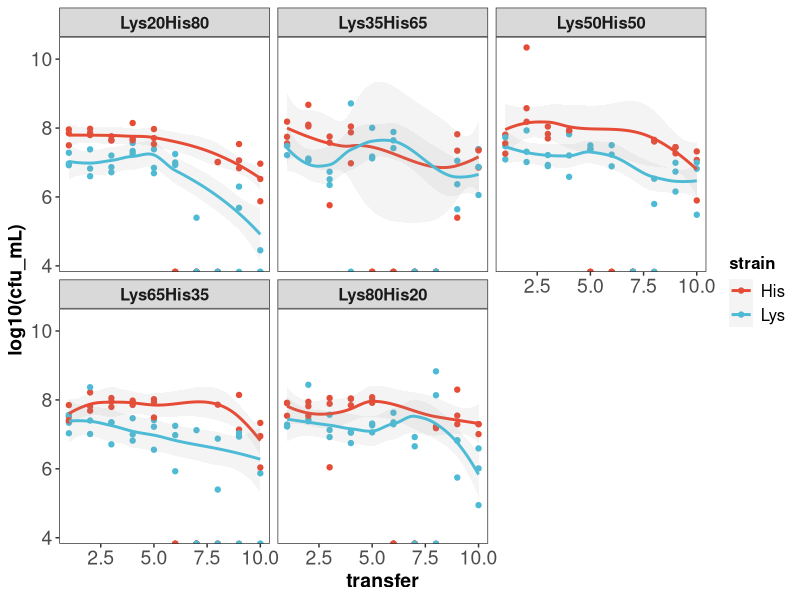
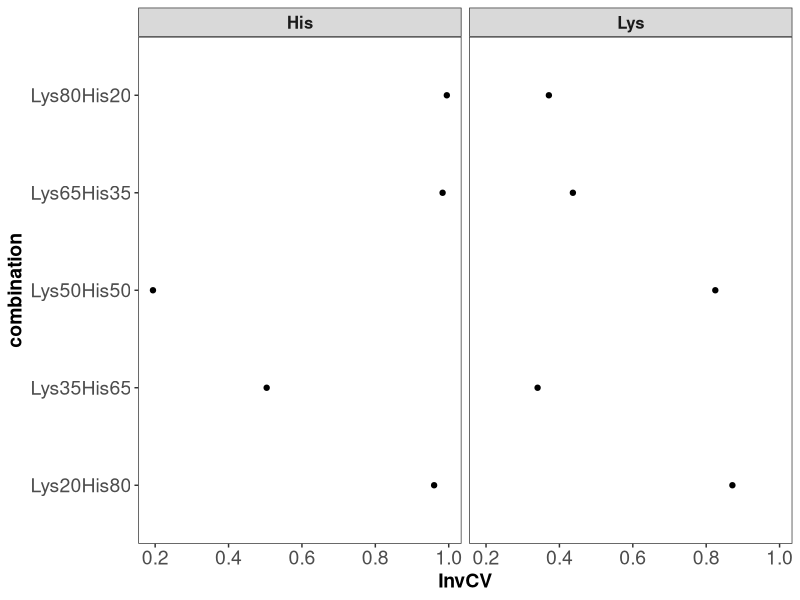

R code for these plots, in order:
library(tidyverse)
library(ggsci)

setwd("~/Library/CloudStorage/OneDrive-IndianaUniversity/DormanyMutualism/coexistenceExperiment")

count  <- read.table("count_data.csv", sep = ",", dec = ".", header = T)
design <- read.table("design.csv", sep = ",", dec = ".", header = T)

# plot theme
mytheme<- theme_bw()+
  theme(axis.text = element_text(size=14),
        axis.title = element_text(size=14,face="bold"),
        legend.text = element_text(size=12),
        legend.background = element_blank(),
        legend.title = element_text(size=12,face="bold"),
        plot.title = element_text(size=14, face="bold", hjust=0.5),
        strip.text = element_text(size=12, face="bold"),
        plot.background = element_blank(),
        panel.grid.major = element_blank(),
        panel.grid.minor = element_blank())

# clean data 
count_cleaned <- count %>%
  mutate(dilutionFactor = dilution*1000/volume_ul) %>%
  rowwise() %>% 
  mutate(Lys = mean(c(as.numeric(lys_r1), as.numeric(lys_r2), as.numeric(lys_r3)), na.rm =T)) %>%
  mutate(His = mean(c(as.numeric(his_r1), as.numeric(his_r2), as.numeric(his_r3)), na.rm =T)) %>%
  mutate(across(c(Lys, His), ~ replace(., is.nan(.), 0))) %>%
  select(transfer,dilutionFactor, well, Lys, His) %>% 
  pivot_longer(cols = Lys:His, names_to = 'strain', values_to = "count") %>%
  filter(strain > 1.5) %>%
  mutate(count_mL = count*dilutionFactor) %>%
  group_by(transfer, well, strain) %>% 
  summarise(cfu_mL = mean(count_mL, na.rm = T)) %>% 
  left_join(design, by = "well") %>% 
  filter(culture == "coculture")

# plot data 
ggplot(count_cleaned, aes(x = transfer, y = log10(cfu_mL), color = strain))+
  geom_point()+
  geom_smooth(alpha = 0.1)+
  facet_wrap(~combination)+
  theme_bw()+
  mytheme+
  scale_color_npg()


#1/CV
CV <- count_cleaned %>% 
  group_by(combination,strain) %>%
  summarise(mean = mean(cfu_mL, na.rm = T), sd = sd(cfu_mL, na.rm = T), 
            InvCV = 1/(sd/mean))

# plot data 
ggplot(CV, aes(y = combination, x = InvCV))+
  geom_point()+
  mytheme+
  facet_grid(~strain)+
  scale_color_npg()
